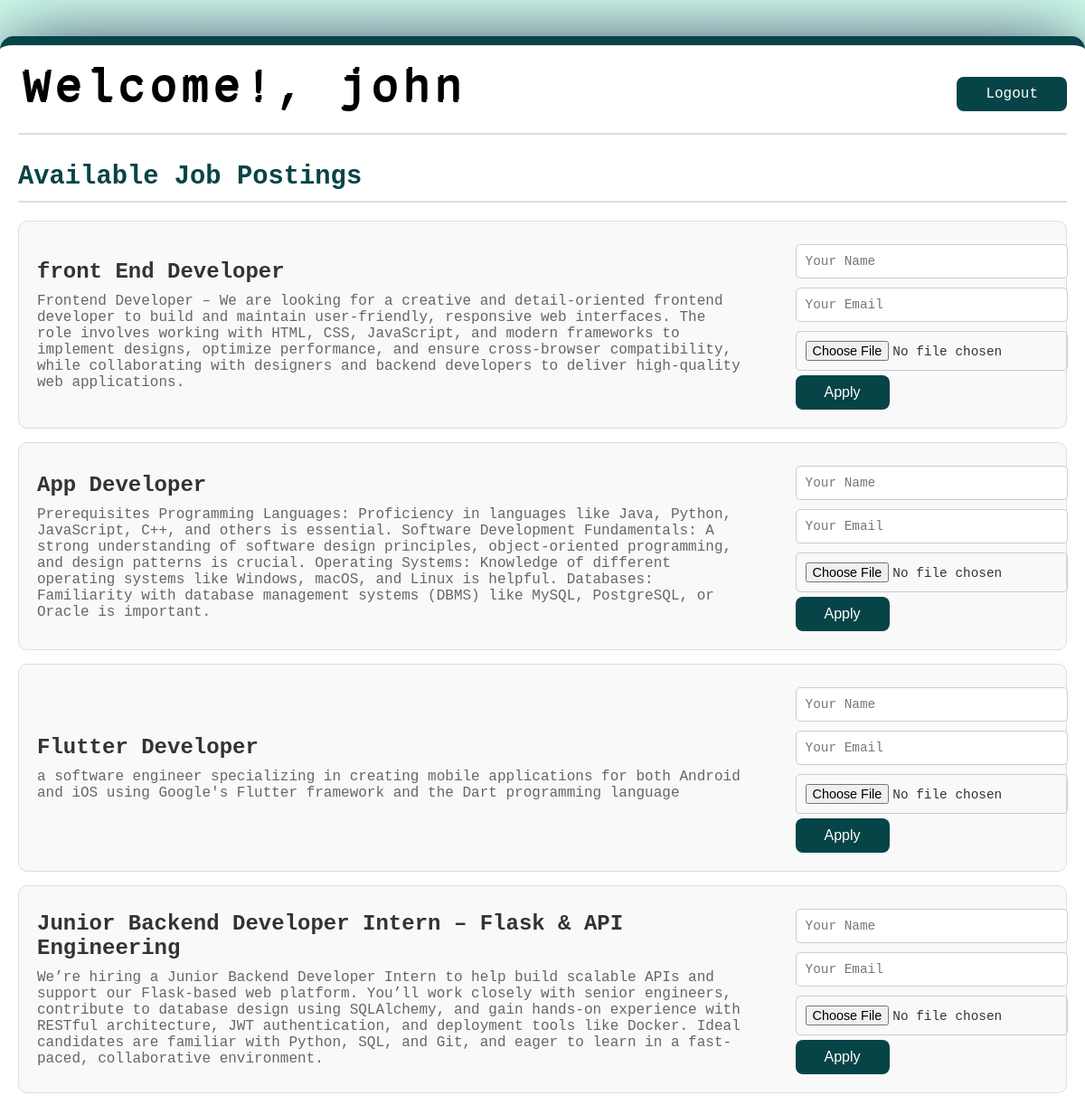
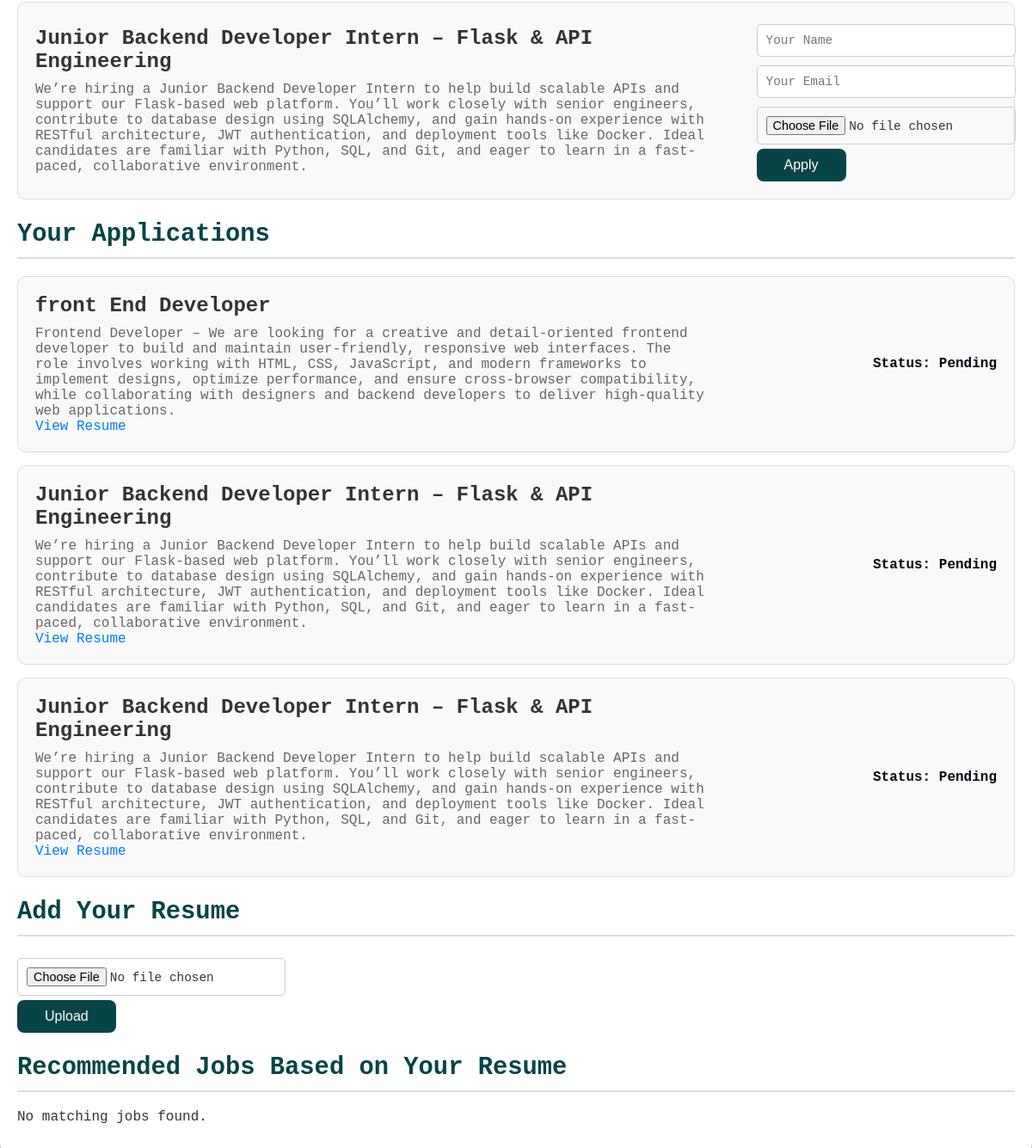
The app's page /user_dashboard (signed in) with its own data (2 pictures, top to bottom).
### tables this page shows
CREATE TABLE job_postings (
                      id INTEGER PRIMARY KEY,
                      title TEXT,
                      description TEXT,
                      admin_id INTEGER, keywords TEXT,
                      FOREIGN KEY (admin_id) REFERENCES users (id) ON DELETE CASCADE);

CREATE TABLE job_applications (
                      id INTEGER PRIMARY KEY,
                      job_id INTEGER,
                      user_id INTEGER,
                      name TEXT,
                      email TEXT,
                      resume TEXT, status TEXT,
                      FOREIGN KEY (job_id) REFERENCES job_postings (id) ON DELETE CASCADE,
                      FOREIGN KEY (user_id) REFERENCES users (id) ON DELETE CASCADE);

### app.py (the view, shortened to what this page needs)
@app.route('/user_dashboard')
def user_dashboard():
    username = session.get('username')
    if not username:
        return redirect(url_for('login'))
    conn = connect_db()
    cursor = conn.cursor()
    cursor.execute("SELECT resume_path FROM users WHERE username = ?", (username,))
    row = cursor.fetchone()
    resume_text = ""
    resume_uploaded = bool(row and row[0])
    cursor.execute('''SELECT jp.title, jp.description, ja.resume, ja.status
                      FROM job_applications ja
                      JOIN job_postings jp ON ja.job_id = jp.id
                      WHERE ja.user_id = (SELECT id FROM users WHERE username = ?)''', (username,))
    applied_jobs = cursor.fetchall()
    cursor.execute("SELECT * FROM job_postings")
    job_postings = cursor.fetchall()
    conn.close()
    matched_jobs = match_resume_to_jobs(resume_text) if resume_text else []
    resume_form = ResumeUploadForm()
    application_form = JobApplicationForm()
    return render_template('user_dashboard.html',
                           job_postings=job_postings,
                           applied_jobs=applied_jobs,
                           matched_jobs=matched_jobs,
                           resume_uploaded=resume_uploaded,
                           resume_form=resume_form,
                           application_form=application_form)

### forms.py
class ResumeUploadForm(FlaskForm):
    resume_file = FileField('Upload Resume', validators=[
        FileRequired(),
        FileAllowed(['pdf', 'docx'], 'Only PDF or DOCX files are allowed!')
    ])
    submit = SubmitField('Upload')

class JobApplicationForm(FlaskForm):
    name = StringField('Full Name', validators=[DataRequired(), Length(min=2, max=50)])
    email = StringField('Email', validators=[DataRequired(), Email()])
    resume = FileField('Resume', validators=[
        FileRequired(),
        FileAllowed(['pdf', 'doc', 'docx'], 'Only PDF and Word documents are allowed!')
    ])
    submit = SubmitField('Submit Application')

### app.py (called while the page is built)
def connect_db():
    conn = sqlite3.connect('job_applications.db')
    conn.execute('PRAGMA foreign_keys = ON')
    return conn

### templates/user_dashboard.html (shortened to what this page needs)
<!DOCTYPE html>
<html lang="en">
<head>
</head>
<body>
    <div class="container">
        <header>
            <div id="text">Welcome!, {{ session.username }}</div>
            <nav>
                <a href="{{ url_for('logout') }}" class="button">Logout</a>
            </nav>
        </header>
        <main>
            <section class="job-postings">
                <h2>Available Job Postings</h2>
                {% if job_postings %}
                <ul>
                    {% for job in job_postings %}
                        <li class="job-card">
                            <div class="job-details">
                                <h3>{{ job[1] }}</h3>
                                <p>{{ job[2] }}</p>
                            </div>
                            <form class="apply-form" action="{{ url_for('admin', job_id=job[0]) }}" method="post" enctype="multipart/form-data">
                                {{ application_form.name(placeholder="Your Name", required=true) }}
                                {{ application_form.email(placeholder="Your Email", required=true) }}
                                {{ application_form.resume(required=true) }}
                                <button type="submit" class="button">Apply</button>
                            </form>
                        </li>
                    {% endfor %}
                </ul>
                {% else %}
                    <p>No jobs available right now!</p>
                {% endif %}
            </section>
            <section class="applied-jobs">
                <h2>Your Applications</h2>
                {% if applied_jobs %}
                <ul>
                    {% for job in applied_jobs %}
                        <li class="job-card">
                            <div class="job-details">
                                <h3>{{ job[0] }}</h3>
                                <p>{{ job[1] }}</p>
                                <a href="{{ url_for('static', filename='resumes/' ~ job[2]) }}" target="_blank" class="view-resume-btn">View Resume</a>
                            </div>
                            <div class="job-status">
                                <span>Status: <strong>{{ job[3]}}</strong></span> </div>
                        </li>
                    {% endfor %}
                </ul>
                {% else %}
                    <p>You haven't applied for any jobs!</p>
                {% endif %}
            </section>
            <section class="resume-management">
                <h2>{{ 'Update Your Resume' if resume_uploaded else 'Add Your Resume' }}</h2>
                <form method="post" action="{{ url_for('upload_resume') }}" enctype="multipart/form-data" class="apply-form">
                    {{ resume_form.resume_file(required=true) }}
                    {{ resume_form.submit(class="button") }}
                </form>
            </section>
            <section class="recommended-jobs">
                <h2>Recommended Jobs Based on Your Resume</h2>
                {% if matched_jobs %}
                    <ul>
                        {% for job in matched_jobs %}
                            <li class="job-card">
                                <div class="job-details">
                                    <h3>{{ job.title }}</h3>
                                    <p>Match Score: {{ job.match_score }}%</p>
                                </div>
                            </li>
                        {% endfor %}
                    </ul>
                {% else %}
                    <p>No matching jobs found.</p>
                {% endif %}
            </section>
        </main>
    </div>
</body>
</html>

### templates/user_dashboard.html (style rules this page uses)
body { font-family: OCR A Std, monospace; background-color: #da3b70; background-image: radial-gradient(circle, rgba(232, 252, 245, 1) 0%, rgb(207, 252, 235) 100%), url(https://img.icons8.com/android/2x/happy.png); background-size: auto; background-position: left top; background-repeat: repeat; margin: 0; padding: 0; color: #333; }
.container { max-width: 1200px; margin: 40px auto; padding: 20px; background: white; box-shadow: 0px 4px 85px -9px rgba(30, 34, 79, 1); border-radius: 15px; border-top: 10px solid #064447; }
#text { color: black; background: #FFFFFF; text-indent: 5px; letter-spacing: 5px; font-size: 50px; text-shadow: 1px 1px 0 black, 2px -2px 0 black; }
header { display: flex; justify-content: space-between; align-items: center; padding-bottom: 20px; border-bottom: 2px solid #ddd; }
nav { margin-top: 10px; }
.button { background-color: #064447; border: none; color: white; padding: 10px 32px; text-align: center; text-decoration: none; display: inline-block; font-size: 16px; border-radius: 8px; transition-duration: 0.4s; }
main { margin-top: 30px; }
h2 { color: #064447; font-size: 1.8em; border-bottom: 2px solid #ddd; padding-bottom: 10px; margin-bottom: 20px; }
ul { list-style: none; padding: 0; margin: 0; }
.job-card { display: flex; justify-content: space-between; align-items: center; background: #f9f9f9; margin: 15px 0; padding: 20px; border: 1px solid #ddd; border-radius: 10px; transition: box-shadow 0.3s ease, background-color 0.3s ease; }
.job-details { max-width: 70%; }
.job-details h3 { margin: 0 0 10px; font-size: 1.5em; color: #333; }
.job-details p { margin: 0; font-size: 1em; color: #666; }
.job-status { font-size: 1em; color: #000814; font-weight: bold; }
.apply-form { max-width: 25%; display: flex; flex-direction: column; align-items: flex-start; }
.apply-form input[type="text"], .apply-form input[type="email"], .apply-form input[type="file"] { margin: 5px 0; padding: 10px; border: 1px solid #ccc; border-radius: 5px; font-size: 0.9em; width: 100%; font-family: OCR A Std, monospace; }
.view-resume-btn { text-decoration: none; color: #007bff; transition: color 0.3s ease; font-size: 1em; }

### records on screen
job_postings: title "front End Developer", description "Frontend Developer – We are looking for a creative and detail-oriented frontend developer to build and maintain user-friendly, responsive web interfaces. The role involves working with HTML, CSS, JavaScript, and modern frameworks to implement designs, optimize performance, and ensure cross-browser compatibility, while collaborating with designers and backend developers to deliver high-quality web applications."
job_postings: title "App Developer", description "Prerequisites Programming Languages: Proficiency in languages like Java, Python, JavaScript, C++, and others is essential. Software Development Fundamentals: A strong understanding of software design principles, object-oriented programming, and design patterns is crucial. Operating Systems: Knowledge of different operating systems like Windows, macOS, and Linux is helpful. Databases: Familiarity with database management systems (DBMS) like MySQL, PostgreSQL, or Oracle is important."
job_postings: title "Flutter Developer", description "a software engineer specializing in creating mobile applications for both Android and iOS using Google's Flutter framework and the Dart programming language"
job_postings: title "Junior Backend Developer Intern – Flask & API Engineering", description "We’re hiring a Junior Backend Developer Intern to help build scalable APIs and support our Flask-based web platform. You’ll work closely with senior engineers, contribute to database design using SQLAlchemy, and gain hands-on experience with RESTful architecture, JWT authentication, and deployment tools like Docker. Ideal candidates are familiar with Python, SQL, and Git, and eager to learn in a fast-paced, collaborative environment."
job_postings: title "Junior Backend Developer Intern – Flask & API Engineering", description "We’re hiring a Junior Backend Developer Intern to help build scalable APIs and support our Flask-based web platform. You’ll work closely with senior engineers, contribute to database design using SQLAlchemy, and gain hands-on experience with RESTful architecture, JWT authentication, and deployment tools like Docker. Ideal candidates are familiar with Python, SQL, and Git, and eager to learn in a fast-paced, collaborative environment."
job_applications: title "front End Developer", description "Frontend Developer – We are looking for a creative and detail-oriented frontend developer to build and maintain user-friendly, responsive web interfaces. The role involves working with HTML, CSS, JavaScript, and modern frameworks to implement designs, optimize performance, and ensure cross-browser compatibility, while collaborating with designers and backend developers to deliver high-quality web applications.", status "Pending"
job_applications: title "Junior Backend Developer Intern – Flask & API Engineering", description "We’re hiring a Junior Backend Developer Intern to help build scalable APIs and support our Flask-based web platform. You’ll work closely with senior engineers, contribute to database design using SQLAlchemy, and gain hands-on experience with RESTful architecture, JWT authentication, and deployment tools like Docker. Ideal candidates are familiar with Python, SQL, and Git, and eager to learn in a fast-paced, collaborative environment.", status "Pending"
job_applications: title "Junior Backend Developer Intern – Flask & API Engineering", description "We’re hiring a Junior Backend Developer Intern to help build scalable APIs and support our Flask-based web platform. You’ll work closely with senior engineers, contribute to database design using SQLAlchemy, and gain hands-on experience with RESTful architecture, JWT authentication, and deployment tools like Docker. Ideal candidates are familiar with Python, SQL, and Git, and eager to learn in a fast-paced, collaborative environment.", status "Pending"

### other values on screen
{{ session.username }} "john"
{{ 'Update Your Resume' if resume_uploaded else 'Add Your Resume' }} "Add Your Resume"
